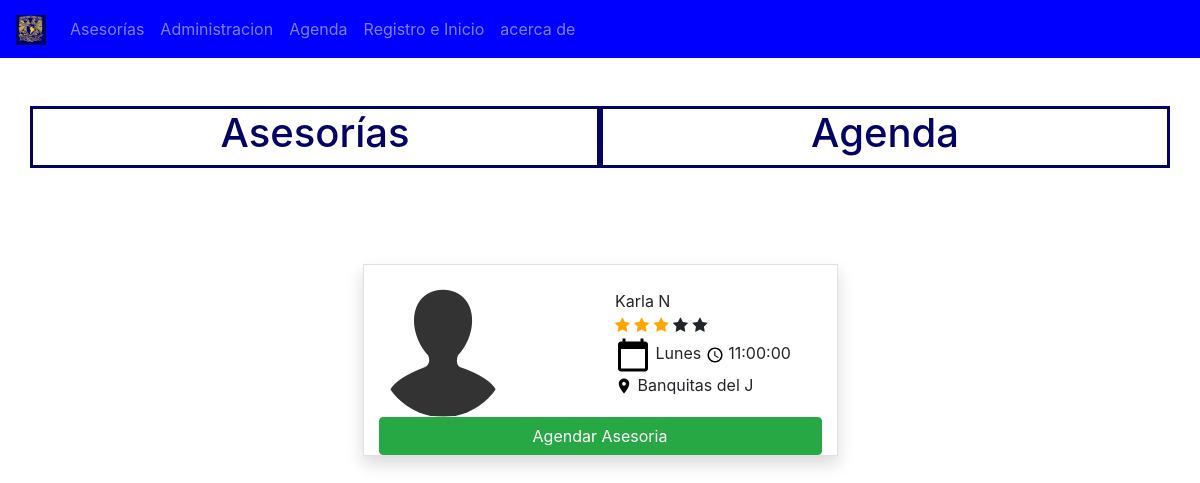
/source/tabla_asesores.php?nomMat=Calculo Diferencial, run on the app's committed database.
### tables this page shows
CREATE TABLE `sesiones` (
  `id_sesion` int(80) NOT NULL,
  `dia_semana` varchar(200) NOT NULL,
  `horario_sesion` time NOT NULL,
  `lugar_sesion` varchar(200) NOT NULL,
  `id_asesor` int(80) NOT NULL,
  `id_clase` int(80) NOT NULL
);

CREATE TABLE `asesor` (
  `id_asesor` int(80) NOT NULL,
  `nombre_asesor` varchar(200) NOT NULL,
  `celular_asesor` varchar(80) NOT NULL,
  `correo_asesor` varchar(200) NOT NULL,
  `carrera_asesor` varchar(200) NOT NULL,
  `semestre_asesor` int(80) NOT NULL,
  `contrasena_asesor` varchar(255) NOT NULL
);

### source/tabla_asesores.php (the view, shortened to what this page needs)
<!DOCTYPE html>
<html>
    <head>
        <link rel="stylesheet" type="text/css" href="../css/bootstrap.css">
        <link rel="stylesheet" type="text/css" href="../css_javerim/javerim_style.css">
        <link rel="stylesheet" href="https://cdnjs.cloudflare.com/ajax/libs/font-awesome/4.7.0/css/font-awesome.min.css">
    </head>
    <body>
        <nav class="navbar navbar-expand-lg navbar-dark bg-jav">
          <a class="navbar-brand" href="#">
            <img src="../img/iconos/unam.jpg" width="30" height="30" alt="">
          </a>
          <div class="collapse navbar-collapse" id="opciones">
            <ul class="navbar-nav">
              <li class="nav-item">
                <a class="nav-link " href="ver_asesorias.php">Asesorías</a>
              </li>
              <li class="nav-item">
                <a class="nav-link" href="Administracion.php">Administracion</a>
              </li>
              <li class="nav-item">
                <a class="nav-link" href="agenda.php">Agenda</a>
              </li>
              <li class="nav-item">
                <a class="nav-link" href="form.php">Registro e Inicio</a>
              </li>
              <li>
                <a class="nav-link" href="#">acerca de</a>
              </li>
            </ul>
          </div>
        </nav>
            <br><br>
            <div class="container">
                <div class="row">
                    <div class="col-6 titulo-nac text-center">
                        <a href="ver_asesorias.php"><h1 class="text-nac">Asesorías</h1></a>
                    </div>
                    <div class="col-6 titulo-nac text-center">
                        <a href="agenda.php"><h1 class="text-nac">Agenda</h1></a>
                    </div>
                </div>
            </div>
            <br><br>
            <div class="container-fluid">
        <?php
            $nombreMat = $_GET['nomMat'];
            $servername = "localhost";
            $username = "root";
            $password = "";
            $dbname = "javerim";
            try {
            $conn = new PDO("mysql:host=$servername;dbname=$dbname", $username, $password);
            $conn->setAttribute(PDO::ATTR_ERRMODE, PDO::ERRMODE_EXCEPTION);
            $stmt = $conn->prepare("SELECT asesor.id_asesor, asesor.nombre_asesor, clase.nombre_asig, clase.Tema_asig, sesiones.dia_semana, sesiones.horario_sesion, sesiones.lugar_sesion FROM `sesiones` INNER JOIN asesor ON sesiones.id_asesor=asesor.id_asesor INNER JOIN clase ON sesiones.id_clase= clase.id_asig WHERE clase.nombre_asig ='$nombreMat'");
            $stmt->execute();
            $resultado =$stmt->fetchAll();
            }
            catch(PDOException $e) {
                echo "Error: " . $e->getMessage();
            }
            ?>
            <div class="container">
                <div class="row justify-content-around">
                    <?php foreach ($resultado as $dato): ?>
                    <div class="col-md-5 mt-5 border shadow">
                        <br>
                        <div class="row justify-content-between">
                            <div class="col-4">
                                <img src="../img/iconos/contacts_3695.ico" class="rounded-circle" alt="photo">
                            </div>
                            <div class="col-6">
                                <b> </b> <?php echo $dato['nombre_asesor'] ?> <br>
                                <span class="fa fa-star checked"></span>
                                <span class="fa fa-star checked"></span>
                                <span class="fa fa-star checked"></span>
                                <span class="fa fa-star"></span>
                                <span class="fa fa-star"></span> <br>
                                <img src="../img/iconos/1x/baseline_calendar_today_black_18dp.png" alt="calendar">
                                <b> </b> <?php echo $dato['dia_semana'] ?>
                                <img src="../img/iconos/1x/baseline_query_builder_black_18dp.png" alt="calendar">
                                <b> </b> <?php echo $dato['horario_sesion'] ?> <br>
                                <img src="../img/iconos/1x/baseline_location_on_black_18dp.png" alt="calendar">
                                <b> </b> <?php echo $dato['lugar_sesion'] ?> <br>
                            </div>
                            <div class="col-12">
                                <button type='submit' class='btn btn-success btn-block' data-toggle="modal" data-target="#diag_conf"
                                    onclick="verDatos('<?php echo $dato['id_asesor']?>','<?php echo $dato['nombre_asesor']?>','<?php echo $dato['dia_semana'] ?>','<?php echo $dato['horario_sesion']?>','<?php echo $dato['lugar_sesion'] ?>')">
                                    Agendar Asesoria
                                </button>
                            </div>
                        </div>
                    </div>
                    <?php endforeach ?>
                </div>
                <br>
            </div>
    </body>
</html>

### css_javerim/javerim_style.css (style rules this page uses)
.bg-jav { text-aling: right; background-color: blue; }
.text-nac { color: rgb(3, 3, 100); }
.titulo-nac { border-style: solid; border-color: rgb(3, 3, 100); }
a:link { text-decoration: none; }
.checked { color: orange; }

### data on the page
sesiones: id_asesor.nombre_asesor "Karla N", dia_semana "Lunes", horario_sesion "11:00:00", lugar_sesion "Banquitas del J"
